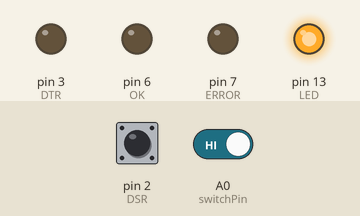
Bench run of a sketch on a simulated Arduino Uno, built with avr-gcc and run on an emulated ATmega328P. Parts: output pins drawn as LEDs (lit = HIGH). Inputs (shaded band) come from the test bench; at power-on: pin 2 (DSR) HIGH, A0 (switchPin) HIGH. What the sketch prints to the serial monitor is not drawn.

Above: at 0.01 s.
At 1.2 s:
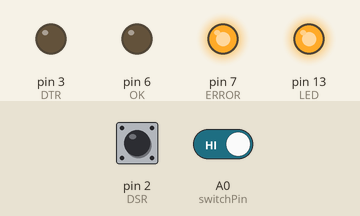
1.3 s: pin 2 (DSR) pulled LOW for 0.15 s
2.9 s: pin 2 (DSR) driven LOW and A0 (switchPin) driven LOW
Timing chart, 0 to 5.9 s (numbered marks = the images above; inputs shaded):
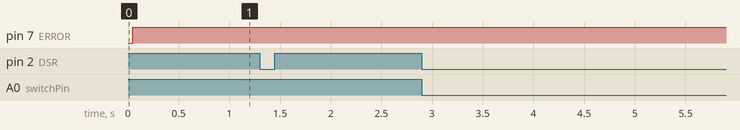

The sketch:

Controller.ino
```cpp
// Please Note! There are an About "tab" (About.ino) with more information about the project!
// Current version: 0.50

// ************[ Deinition of Inputs and Outputs ]************

// Tranmission successful and loop control
boolean Sent          = 0;                   // Leave at 0, since we have not transmitted anything, will be used with !Sent, i.e. NOT Sent, will run if Sent is 0.
boolean doneClosed    = 0;                   // To control loop's: See above
boolean doneOpen      = 0;                   // To control loop's: See above
boolean loopControl   = 0;                   // Need to copy above loop controller to this generic

// DTR and DSR is used for Flow control, or hardware handshake.
const int DSR         = 2;                   // use const instead of #define
const int DTR         = 3;                   // Define as a constant (read-only), since it is a I/O that does not change

const int LED         = 13;                  // Built-in LED of Arduino Uno's main board
const int OK          = 6;                   // Added Green LED for OK messages
const int ERROR       = 7;                   // Added Red LED for Error messages

// INPUT for Hardware
const int switchPin   = A0;                  // Define I/O for user file switch

// Define Commands for camera
const byte FileA[]    = {0x11,0x06,0x01};    // Array for FileA
const byte FileB[]    = {0x11,0x06,0x00};    // Array for FileB
const byte ACK[]      = {0x71,0x01};         // Array for ACK (71 01) + dummy data
const byte NAK[]      = {0x91,0x01};         // Array for NAK (91 01) + err data

// Define buffer for serial data
byte incomingByte     =  0x00;               // for incoming serial data (single byte)
byte incomingBytes[3] = {0x00,0x00,0x00};    // for incoming serial data (array)

// Define Time
unsigned long Time;                          // No value, will collect from millis()
unsigned long Counter;                       // No value, will collect from millis()

// Define Variable
// int Command;                              // Variable to pass to function to tell which command should be sent

// ************[ SETUP - Run once ]************************************************************************************************************************************************************************************************************************
void setup() {
  pinMode(LED, OUTPUT);                      // D13, built-in LED of board set as output
  pinMode(OK, OUTPUT);                       // D6, Green LED for OK messages set as output
  pinMode(ERROR, OUTPUT);                    // D7, Red LED for Error messages set as output
  pinMode(DTR, OUTPUT);                      // Set DTR (Data Terminal Ready) to Output
  pinMode(DSR, INPUT);                       // Set DST (Data Set Ready) to Input
  pinMode(switchPin, INPUT);                 // Set switchPin to Input to be able to read
  digitalWrite(LED, HIGH);                   // Turn on the LED
  digitalWrite(DSR, HIGH);                   // Set DSR HIGH (inverted) since we DO NOT want to send anything
  Serial.begin(9600, SERIAL_8O1);            // Opens serial port, sets data rate to 9600 bps, and 8 databits, ODD parity, 1 stop bit for Toshiba IK-CU51 Camera Controller Unit
}
// ************[ EXIT SETUP ]******************************************************************************************************************************************************************************************************************************


// ************[ Main LOOP - Run repeatedly ]**************************************************************************************************************************************************************************************************************
void loop() {

    // ******[ Read input and debounce ]********
      int bounce1 = digitalRead(switchPin);           // Read switchPin once
      delay(25);                                      // Delay 25ms for debounce
      int bounce2 = digitalRead(switchPin);           // Read switchPin again
    // *****************************************

    // -----[ Check if switch is active ]------------------------------------------------------------------------------------------
    while ((bounce1 == bounce2) && (bounce1 == LOW))  // Compare AND if LOW (inverted) then do:
        {
        // *****[ Send File B ]*******************
            sendCommand(2);                           // This should call the new Function sendCommand and give FileB as data
            doneOpen = 0;                             // Reset the action required when the switch is open, since we are inside the "switch closed" option; i.e. OPEN is NOT done
        // ***************************************

        // *****[ Read Input and debounce ]*******
            bounce1 = digitalRead(switchPin);         // Read switchPin once
            delay(25);                                // Delay 25ms for debounce
            bounce2 = digitalRead(switchPin);         // Read switchPin again
        // ***************************************
        } // END of WHILE loop
    // ----------------------------------------------------------------------------------------------------------------------------

    // *****[ Continue Main Loop ]***************

    // *****[ Send File A ]*********************      // This since the switch is now open
      sendCommand(1);                                 // This should call the new Function sendCommand and give FileA as data
      doneClosed = 0;                                 // Reset the action required when the switch is closed, since we are inside the "switch open" option; i.e. CLOSED is NOT done
    // *****************************************
}
// ************[ END of MAIN LOOP ]************************************************************************************************************************************************************************************************************************


// ************[ Function to read all remaining byte i serial buffer ]************
void flushBytes(){
  while (Serial.available() > 0) {
      incomingByte = Serial.read();                   // read the incoming byte; do nothing, just to clear the buffer
      }
  }
// *******************************************************************************


// ************[ Function to clear all remaining data i array ]*******************
void clearArray(){
  for(int c=0; c<3; c++) incomingBytes[c] = 0x00;     // clear the incoming bytes:
  }
// *******************************************************************************


// ************[ Function to send the command to camera ]*************************************************************************************************************************************************************************************************
void sendCommand(int Command)
  {
          // ******[ Loop Control ]**************************************************************************
           switch (Command){                          // This is only to select the right option for loop control
           case 1:
               loopControl = doneOpen;                // We completed the action required when the switch is pressed
               break;
           case 2:
               loopControl = doneClosed;              // We completed the action required when the switch is pressed
               break;
           default:
               break;
           } // END of switch / case
          // ************************************************************************************************

          // ******[ Repeat check ]**************************************************************************
          if (!loopControl){
          // Once we are inside the WHILE loop, we need to set "Sent" to control the transmission.
          // We only want to send once, so it must be early in the loop, and not in later IF statments
          Sent = 0;                                   // Time to send to serial port; reset Sent to 0; we have not sent anything yet
          digitalWrite(DTR, LOW);                     // Set DTR LOW (inverted) since we want to send
                                                      // This might actually be the wrong order of thing:
                                                      // "The CONTROLLER turns on the DTR within 2 seconds after sending out the command,
                                                      // and receives the response from the CAMERA. If the DTR is not turned on within
                                                      // 2 seconds, the CAMERA terminates the communication without sending out the response."
          delay(20);                                  // Wait 20ms to make sure that the camera has time to respond
          if (digitalRead(DSR) == HIGH){              // Check DSR, if DSR is still OFF (HIGH) then display error messages
              digitalWrite(OK, LOW);                  // Set OK LED to OFF,
              digitalWrite(ERROR, HIGH);              // Set ERROR LED to ON
              }                                       // and continue
          } // But all this is only if we have not done it already, for this command.
          // ************************************************************************************************


          // ======[ We are clear to send ]======================================================================================================================================================================================
          if (digitalRead(DSR) == LOW && !loopControl)// Hold and wait for DSR to go ON (LOW) AND will only run if doneClosed is false = 0 (not done yet)
              {
                // -----[ Send COMMAND, if not sent ]-------------------------------------------------------------------------------------------------------------------------------------------------
                if (!Sent) {                          // Will run if Sent is false = 0
                  flushBytes();                       // Flush the serial buffer, to make sure nothing is in it before sending a new command; i.e. be ready for the answer to our new command
                  switch (Command){
                     case 1:
                         Serial.write(FileA,sizeof(FileA));  // Send the byte array
                         break;
                     case 2:
                         Serial.write(FileB,sizeof(FileB));  // Send the byte array
                         break;
                     default:
                         break;
                     } // END of switch / case
                  } // END of !Sent IF statment
              // -------------------------------------------------------------------------------------------------------------------------------------------------------------------------------------

                // ******[ Wait for answer or time-out ]***********************************************************
                // Here we will wait and poll for 2000ms, before time-out. Moving on without the correct answer will result in a resend.
                if (!loopControl){
                  Counter = millis() + 2000;          // Set Counter to current time + 2sek
                  while (Counter > millis() && Serial.available() < 3){        // Compare set Counter against Current time  // Function: do something during 2000ms and then stop // While current time is lower that set time do this
                      delay(2);                          // NOOP
                      } // END of counter test
                      if (Serial.available() >= 3) {
                        for(int b=0; b<3; b++)
                        incomingBytes[b] = Serial.read(); // Read the incoming byte
                        } // END of Serial available and Serial read function
                } // END of !loopControl IF
                // ************************************************************************************************

                // ******[ Error messages / Debug messages ]*******************************************************
                if (incomingBytes[0] == 0x00 && incomingBytes[1] == 0x00){  // Check if the answer is 00; i.e. we did not receive any answer. We cleared the Array!
                  digitalWrite(OK, LOW);            // Set OK LED to OFF,
                  digitalWrite(ERROR, HIGH);        // Set ERROR LED to ON
                }
                // ************************************************************************************************

                // ******[ Error messages / Debug messages ]*******************************************************
                if (incomingBytes[0] == NAK[0] && incomingBytes[1] == NAK[1] ){  // Check if the answer is NAK
                  digitalWrite(OK, LOW);            // Set OK LED to OFF,
                  digitalWrite(ERROR, HIGH);        // Set ERROR LED to ON
                   //Serial.print("NAK : ");          // Error message; Find out what went wrong
                   byte e = incomingBytes[2];
                   switch (e){
                     case 0x01:
                         //Serial.print("The FUNC.DATA NUMB and CMD are undue");  // Do not know what this means!
                         break;
                     case 0x02:
                         //Serial.print("Time-Over Two Seconds Error");
                         break;
                     case 0x03:
                         //Serial.print("Parity Error");
                         break;
                     case 0x04:
                         //Serial.print("Over-run Error");
                         break;
                     case 0x05:
                         //Serial.print("Framing Error");
                         break;
                     default:
                         //Serial.print("Unexpected Error");                    // Should never happen!
                         break;
                     } // End of switch / case
                } // End of NAK handeling
                // ************************************************************************************************

                // ******[ Acknowledge messages / Finished ]*******************************************************
                if (incomingBytes[0] == ACK[0] && incomingBytes[1] == ACK[1] ){  // Check if the answer is ACK
                  Sent = 1;                          // Transmission was successful, set Sent to true = 1
                  digitalWrite(OK, HIGH);            // Set OK LED to ON,
                  digitalWrite(ERROR, LOW);          // Set ERROR LED to OFF
                  delay(40);                         // The CONTROLLER must wait 40ms after receiveing the response from the CAMERA before sending the next command.
                  digitalWrite(DTR, HIGH);           // Set DTR HIGH(inverted) since we DO NOT want to send anything. We have successfully sent and received the command.
                  switch (Command){                  // These statments are to control the loops, and only send once. Check Command and set controller
                     case 1:
                         doneOpen = 1;               // We completed the action required when the switch is pressed
                         break;
                     case 2:
                         doneClosed = 1;             // We completed the action required when the switch is pressed
                         break;
                     default:
                         break;
                     } // END of switch / case
                  } // END of IF statment
                // ************************************************************************************************

                // If we end up here something went wrong! Either we did not get the answer we expected, or the NAK answer. Either way, we need to clear the incomming serial buffer, and resend the command until we do get ACK answer.
                clearArray(); // Clear arrays of data

           } // END of DSR check and send loop
          // =======================================================================================================================================================================================================================

} // END of Function
// *******************************************************************************************************************************************************************************************************************************************************
```

Source omitted: About.ino (4354 bytes), Copy_and_Paste.ino (3581 bytes)

Measured:
- after the input at 1.3 s, every drawn part: stays the same
- after the input at 2.9 s, every drawn part: stays the same
